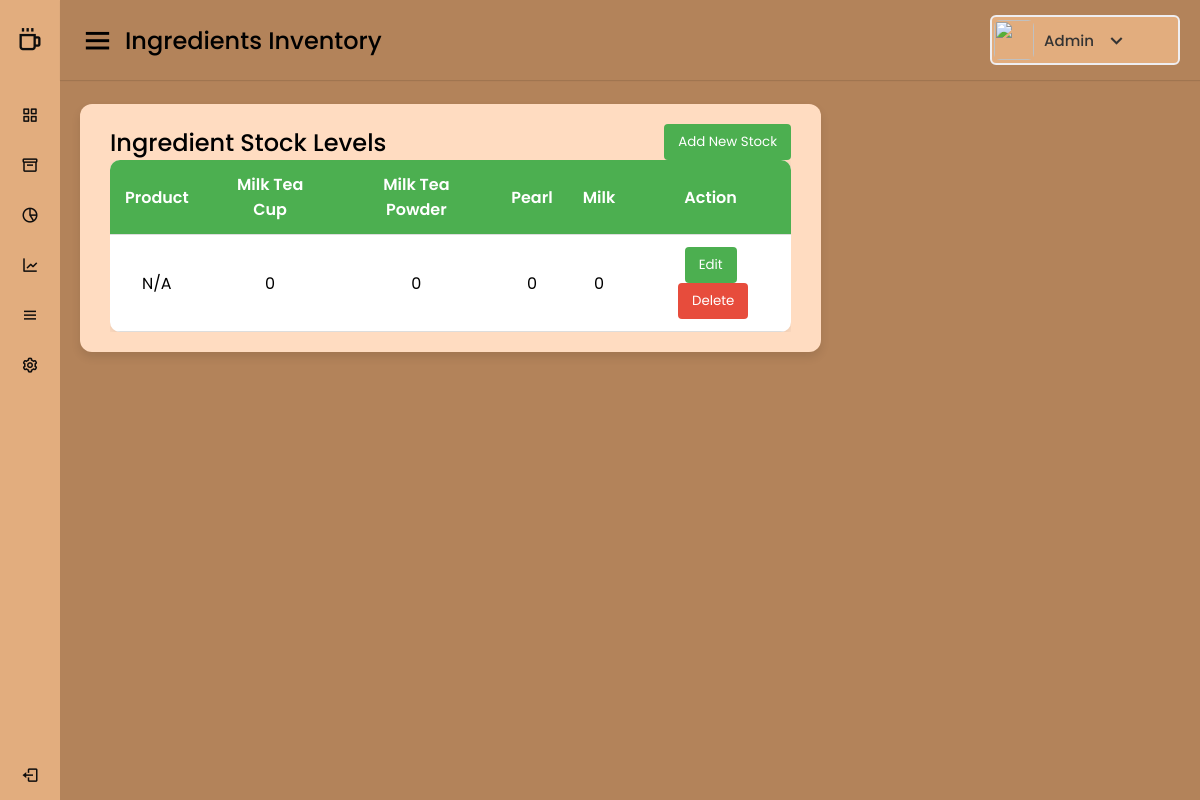
/ingredients_inventory.php, run on an earlier commit of the app's database.
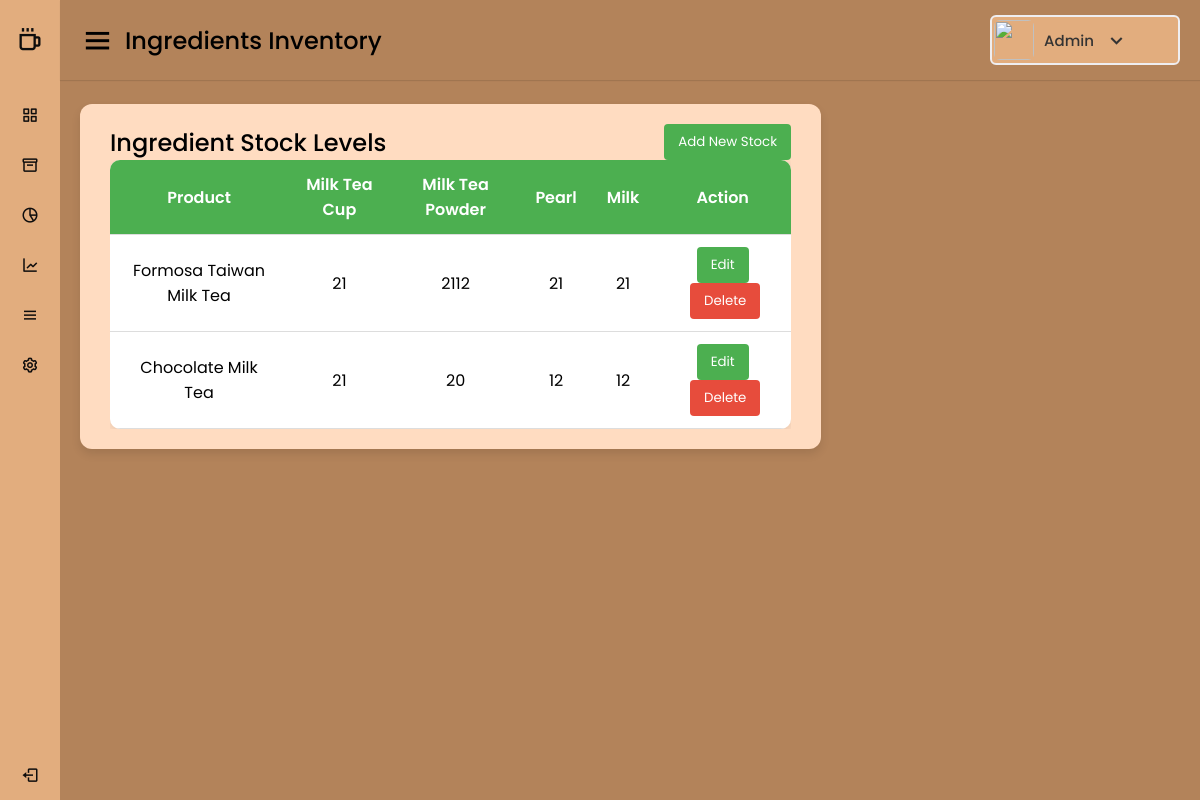
And on a later commit of the database.
### tables this page shows
CREATE TABLE `ingredients_stock` (
  `id` int(11) NOT NULL,
  `product_id` int(11) NOT NULL,
  `milk_tea_cup` int(11) DEFAULT 0,
  `powder` int(11) DEFAULT 0,
  `milk_tea_powder` int(11) DEFAULT 0,
  `pearl` int(11) DEFAULT 0,
  `milk` int(11) DEFAULT 0,
  `created_at` timestamp NOT NULL DEFAULT current_timestamp(),
  `product_name` varchar(255) DEFAULT NULL
);

CREATE TABLE `products` (
  `product_id` int(11) NOT NULL,
  `product_name` varchar(100) NOT NULL,
  `category` varchar(50) NOT NULL,
  `price` decimal(10,2) NOT NULL,
  `created_at` timestamp NOT NULL DEFAULT current_timestamp(),
  `image_url` varchar(255) DEFAULT NULL,
  `product_image` varchar(255) DEFAULT NULL,
  `stock` int(11) NOT NULL DEFAULT 0,
  `cup_stock` int(11) DEFAULT 0,
  `powder_stock` int(11) DEFAULT 0,
  `milktea_powder_stock` int(11) DEFAULT 0,
  `pearl_stock` int(11) DEFAULT 0,
  `milk_stock` int(11) DEFAULT 0,
  `stock_quantity` int(11) DEFAULT 0,
  `milk_tea_cup` int(11) DEFAULT 0,
  `powder` int(11) DEFAULT 0,
  `milk_tea_powder` int(11) DEFAULT 0,
  `pearl` int(11) DEFAULT 0,
  `milk` int(11) DEFAULT 0,
  `cup_deduction` int(10) UNSIGNED DEFAULT 1,
  `powder_deduction` int(10) UNSIGNED DEFAULT 1,
  `pearl_deduction` int(10) UNSIGNED DEFAULT 1,
  `milk_deduction` int(10) UNSIGNED DEFAULT 1
);

### ingredients_inventory.php (the view, shortened to what this page needs)
<?php
include 'config.php';
$stock_sql = "SELECT s.*, p.product_name
              FROM ingredients_stock s
              LEFT JOIN products p ON s.product_id = p.product_id
              ORDER BY s.id DESC";
$stock_result = mysqli_query($conn, $stock_sql);
?>
<!DOCTYPE html>
<html lang="en">
<head>
    <link rel="stylesheet" href="style.css" />
    <link href="https://unpkg.com/boxicons@2.0.7/css/boxicons.min.css" rel="stylesheet" />
</head>
<body>
<div class="sidebar">
    <div class="logo-details">
        <i class="bx bx-coffee"></i>
        <span class="logo_name">MILKTEA NEXUS</span>
    </div>
    <ul class="nav-links">
        <li><a href="admin_dashboard.php"><i class="bx bx-grid-alt"></i><span class="links_name">Dashboard</span></a></li>
        <li><a href="product.php"><i class="bx bx-box"></i><span class="links_name">Product</span></a></li>
        <li><a href="ingredients_inventory.php" class="active"><i class="bx bx-pie-chart-alt-2"></i><span class="links_name">Ingredients Inventory</span></a></li>
        <li><a href="financial_reports.php"><i class="bx bx-line-chart"></i><span class="links_name">Financial Reports</span></a></li>
        <li><a href="menu.php"><i class="bx bx-menu"></i><span class="links_name">Menu</span></a></li>
        <li><a href="settings.php"><i class="bx bx-cog"></i><span class="links_name">Settings</span></a></li>
        <li class="log_out"><a href="index.php"><i class="bx bx-log-out"></i><span class="links_name">Log out</span></a></li>
    </ul>
</div>
<section class="home-section">
    <nav>
        <div class="sidebar-button">
            <i class="bx bx-menu sidebarBtn"></i>
            <span class="dashboard">Ingredients Inventory</span>
        </div>
        <div class="profile-details">
            <img src="images/profile.jpg" alt="" />
            <span class="admin_name">Admin</span>
            <i class="bx bx-chevron-down"></i>
        </div>
    </nav>
    <div class="home-content">
        <div class="sales-boxes">
            <div class="recent-sales box">
                <div class="title" style="display:flex; justify-content:space-between; align-items:center;">
                    <span>Ingredient Stock Levels</span>
                    <button id="addBtn">Add New Stock</button>
                </div>
                <div class="table-responsive">
                    <table>
                        <thead>
                            <tr>
                                <th>Product</th>
                                <th>Milk Tea Cup</th>
                                <th>Milk Tea Powder</th>
                                <th>Pearl</th>
                                <th>Milk</th>
                                <th>Action</th>
                            </tr>
                        </thead>
                        <tbody>
                            <?php
                            if ($stock_result && mysqli_num_rows($stock_result) > 0) {
                                while ($row = mysqli_fetch_assoc($stock_result)) {
                                    $dataJson = htmlspecialchars(json_encode([
                                        'id' => $row['id'],
                                        'product_id' => $row['product_id'],
                                        'milk_tea_cup' => $row['milk_tea_cup'],
                                        'milk_tea_powder' => $row['milk_tea_powder'],
                                        'pearl' => $row['pearl'],
                                        'milk' => $row['milk'],
                                    ]), ENT_QUOTES, 'UTF-8');
                                    echo "<tr>
                                        <td>" . htmlspecialchars($row['product_name'] ?? 'N/A') . "</td>
                                        <td>" . intval($row['milk_tea_cup']) . "</td>
                                        <td>" . intval($row['milk_tea_powder']) . "</td>
                                        <td>" . intval($row['pearl']) . "</td>
                                        <td>" . intval($row['milk']) . "</td>
                                        <td>
                                            <button class='editBtn' data-stock='$dataJson'>Edit</button>
                                            <form method='POST' action='delete_ingredient_stock.php' onsubmit='return confirm(\"Are you sure you want to delete this record?\");' style='display:inline-block; margin-left:5px;'>
                                                <input type='hidden' name='id' value='" . $row['id'] . "'>
                                                <button type='submit' class='delete-btn'>Delete</button>
                                            </form>
                                        </td>
                                    </tr>";
                                }
                            } else {
                                echo "<tr><td colspan='6'>No stock records found.</td></tr>";
                            }
                            ?>
                        </tbody>
                    </table>
                </div>
            </div>
        </div>
    </div>
</section>
</body>
</html>

### style.css (style rules this page uses)
* { margin: 0; padding: 0; box-sizing: border-box; font-family: 'Poppins', sans-serif; }
.sidebar { position: fixed; height: 100%; width: 240px; background: #E2AD7E; transition: all 0.5s ease; }
.sidebar .logo-details { height: 80px; display: flex; align-items: center; }
.sidebar .logo-details i { font-size: 28px; font-weight: 500; color: #0E0D0D; min-width: 60px; text-align: center }
.sidebar .logo-details .logo_name { color: #0E0D0D; font-size: 24px; font-weight: 500; }
.sidebar .nav-links { margin-top: 10px; }
.sidebar .nav-links li { position: relative; list-style: none; height: 50px; }
.sidebar .nav-links li a { height: 100%; width: 100%; display: flex; align-items: center; text-decoration: none; transition: all 0.4s ease; }
.sidebar .nav-links li a.active { background: #E2AD7E; }
.sidebar .nav-links li i { min-width: 60px; text-align: center; font-size: 18px; color: #0E0D0D; }
.sidebar .nav-links li a .links_name { color: #0E0D0D; font-size: 15px; font-weight: 400; white-space: nowrap; }
.sidebar .nav-links .log_out { position: absolute; bottom: 0; width: 100%; }
.home-section { position: relative; background: #B3835A; min-height: 100vh; width: calc(100% - 240px); left: 240px; transition: all 0.5s ease; }
.home-section nav { display: flex; justify-content: space-between; height: 80px; background: #B3835A; display: flex; align-items: center; position: fixed; width: calc(100% - 240px); left: 240px; z-index: 100; padding: 0 20px; box-shadow: 0 1px 1px rgba(0, 0, 0, 0.1); transition: all 0.5s ease; }
.home-section nav .sidebar-button { display: flex; align-items: center; font-size: 24px; font-weight: 500; }
nav .sidebar-button i { font-size: 35px; margin-right: 10px; }
.home-section nav .profile-details { display: flex; align-items: center; background: #E2AD7E; border: 2px solid #EFEEF1; border-radius: 6px; height: 50px; min-width: 190px; padding: 0 15px 0 2px; }
nav .profile-details img { height: 40px; width: 40px; border-radius: 6px; object-fit: cover; }
nav .profile-details .admin_name { font-size: 15px; font-weight: 500; color: #333; margin: 0 10px; white-space: nowrap; }
nav .profile-details i { font-size: 25px; color: #333; }
.home-section .home-content { position: relative; padding-top: 104px; }
.home-content .sales-boxes { display: flex; justify-content: space-between; }
.home-content .sales-boxes .recent-sales { width: 65%; background: #FFDCC1; padding: 20px 30px; margin: 0 20px; border-radius: 12px; box-shadow: 0 5px 10px rgba(0, 0, 0, 0.1); }
.sales-boxes .box .title { font-size: 24px; font-weight: 500; }
@media (max-width: 1240px) { .sidebar { width: 60px; } }
@media (max-width: 1240px) { .home-section { width: calc(100% - 60px); left: 60px; } }
@media (max-width: 1240px) { .home-section nav { width: calc(100% - 60px); left: 60px; } }

### ingredients_inventory.php (style rules this page uses)
.table-responsive { overflow-x: auto; }
table { width: 100%; border-collapse: collapse; background-color: #fff; border-radius: 10px; overflow: hidden; box-shadow: 0 2px 8px rgba(0,0,0,0.1); }
th, td { padding: 12px 15px; text-align: center; border-bottom: 1px solid #ddd; }
th { background-color: #4CAF50; color: white; font-weight: 600; }
button { padding: 8px 14px; background-color: #4CAF50; border: none; color: white; border-radius: 4px; cursor: pointer; transition: background-color 0.3s ease; }
.delete-btn { background-color: #e74c3c; }

What changed in the data, as far as the page shows it:
removed ingredients_stock: product_name "N/A", milk_tea_cup "0", milk_tea_powder "0", pearl "0", milk "0"
added ingredients_stock: product.product_name "Formosa Taiwan Milk Tea", milk_tea_cup "21", milk_tea_powder "2112", pearl "21", milk "21"
added ingredients_stock: product.product_name "Chocolate Milk Tea", milk_tea_cup "21", milk_tea_powder "20", pearl "12", milk "12"
